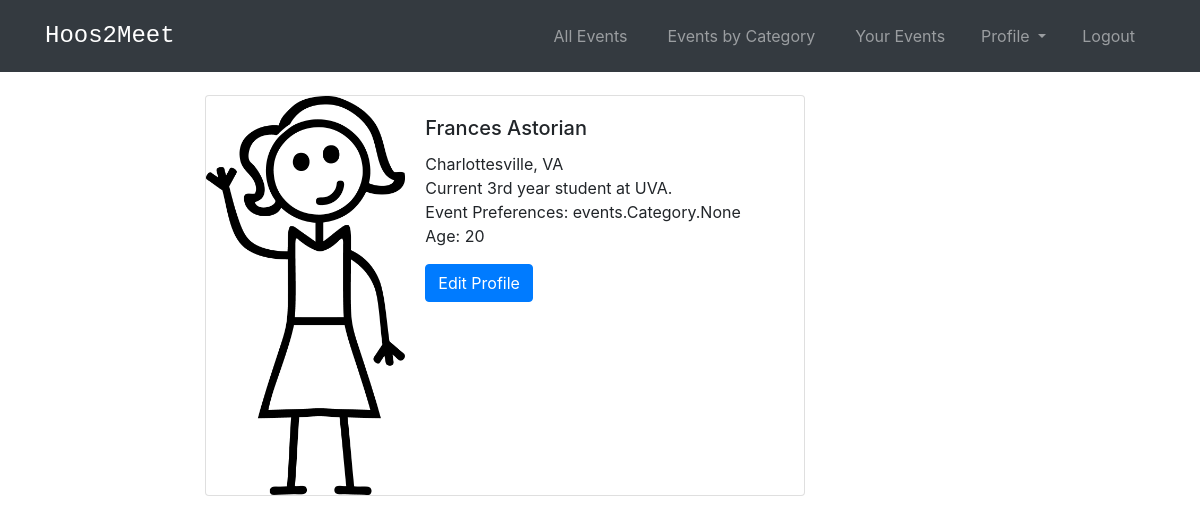
/social/1/profile/ (signed in), run on an earlier commit of the app's database.
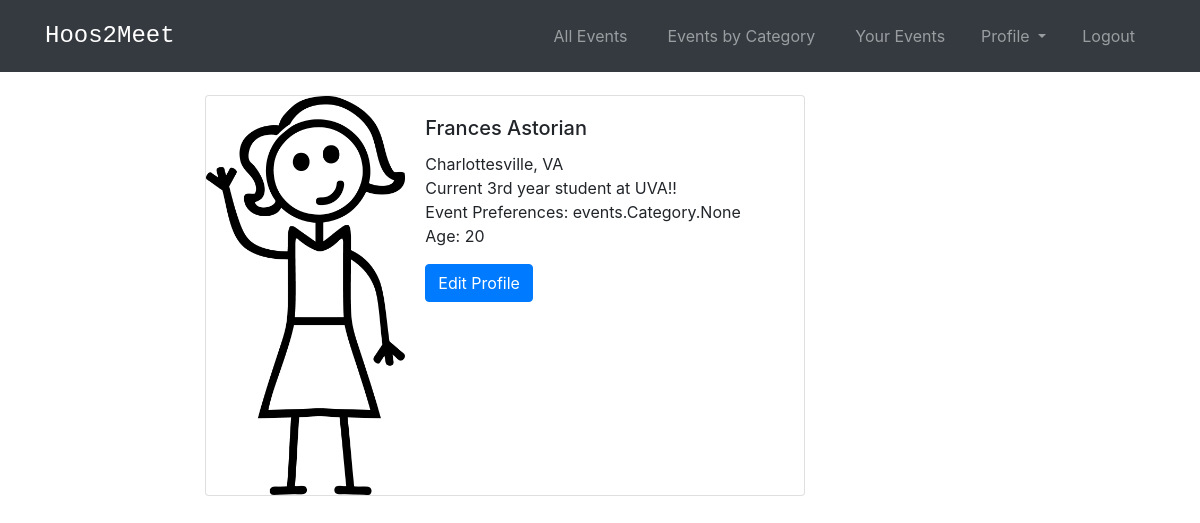
And on a later commit of the database.
### events/models.py (models this page shows, shortened)
class Profile(models.Model):
    user=models.OneToOneField(User, null=True, on_delete=models.CASCADE)
    bio = models.TextField()
    categories = models.ManyToManyField(Category)
    location = models.CharField("Location", null=True,max_length=100)
    age = models.IntegerField(null=True)

### social_app/views.py (the view)
# urls.py: path('<int:pk>/profile/', views.ProfileView.as_view(), name='profile_page'),
class ProfileView(generic.DetailView):
    model=Profile
    template_name='social_app/user_profile.html'
    def get_context_data(self, *args, **kwargs):
        users = Profile.objects.all()
        context = super(ProfileView, self).get_context_data(*args, **kwargs)
        page_user = get_object_or_404(Profile, id=self.kwargs['pk'])
        context["page_user"]=page_user
        return context

### social_app/templates/social_app/user_profile.html (shortened to what this page needs)
<!DOCTYPE html>
<head>
  {% extends 'base.html' %}
  {% load static %}
  {% load socialaccount %}
{% block content %}
{% if user.is_authenticated %}
<div class="card mb-3" style="max-width: 600px;">
    <div class="row no-gutters">
      <div class="col-md-4">
        <img src="{% static 'events/images/default_pic.png'%}" class="card-img" alt="...">
      </div>
      <div class="col-md-8">
        <div class="card-body">
          <h5 class="card-title">{{profile.user.first_name}} {{profile.user.last_name}}</h5>
          <p class="card-text">{{profile.user.profile.location}} <br>{{profile.user.profile.bio}} <br>Event Preferences: {{user.profile.categories}}
            <br>Age: {{profile.user.profile.age}}</p>
            {% if user.id == profile.user.id %}
                <a href="{%url 'social_app:edit_prefs' %}" class="btn btn-primary">Edit Profile</a>
            {% endif %}
        </div>
      </div>
    </div>
  </div>
{% endif %}
{% endblock %}

What changed in the data, as far as the page shows it:
changed Profile "Charlottesville, VA": user.profile.bio "Current 3rd year student at UVA." → "Current 3rd year student at UVA!!"
